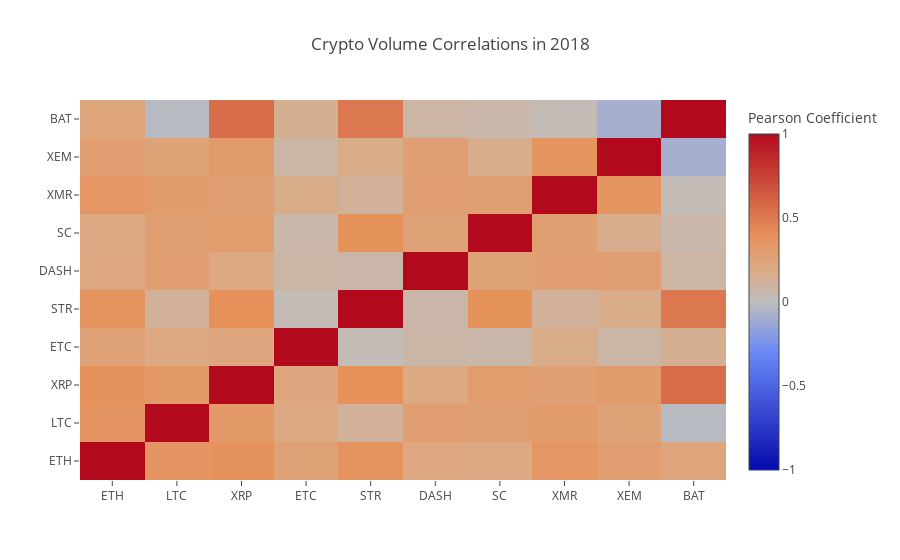

Notebook code cell kept with this figure:
### Code cell
correlation_heatmap(combined_df_2018.pct_change(), "Crypto Volume Correlations in 2018")
